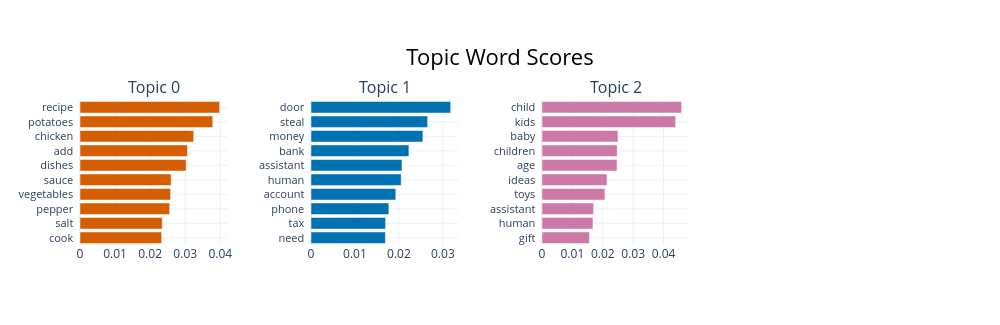

Write notebook code for a chart like this one.
### Markdown cell above
## 🔎 Per-Topic Word Score
▶️ Below are two ways to analyze a specific topic(s)'s top word scores for more in-depth analysis: bar charts and raw scores.<br>
👁️ Do the word score distributions help make sense of some of the most distinctive/relevant topics? <br>
🔄 Enter the topic indices that you are interested in analyzing.

📚 BERTopic [Visualize Terms](https://maartengr.github.io/BERTopic/getting_started/visualization/visualize_terms.html), [visualize_barchart()](https://maartengr.github.io/BERTopic/api/bertopic.html#bertopic._bertopic.BERTopic.visualize_barchart), [get_topic()](https://maartengr.github.io/BERTopic/api/bertopic.html#bertopic._bertopic.BERTopic.get_topic)

### Code cell
#| code-summary: 'Visualize a list of topics by their word scores'
topic_model.visualize_barchart( # (defaults)
    topics = [0, 1, 2],         # (None), list overrides top_n_topics
    top_n_topics = 8,           # (8)
    n_words = 10,               # (5)
    autoscale = True,           # (False), may not see all words otherwise!
)

### Figure 1 — Plotly figure (JSON) as saved in the notebook; plotly's stock layout.template omitted (floating-point values rounded to 4 significant figures)
{"data": [{"marker": {"color": "#D55E00"}, "orientation": "h", "type": "bar", "x": [0.02328, 0.02345, 0.02557, 0.02583, 0.02599, 0.03028, 0.03062, 0.03241, 0.03785, 0.03981], "xaxis": "x", "y": ["cook  ", "salt  ", "pepper  ", "vegetables  ", "sauce  ", "dishes  ", "add  ", "chicken  ", "potatoes  ", "recipe  "], "yaxis": "y"}, {"marker": {"color": "#0072B2"}, "orientation": "h", "type": "bar", "x": [0.01693, 0.01697, 0.01771, 0.01929, 0.02051, 0.0207, 0.02226, 0.02545, 0.02653, 0.03177], "xaxis": "x2", "y": ["need  ", "tax  ", "phone  ", "account  ", "human  ", "assistant  ", "bank  ", "money  ", "steal  ", "door  "], "yaxis": "y2"}, {"marker": {"color": "#CC79A7"}, "orientation": "h", "type": "bar", "x": [0.0156, 0.01678, 0.01699, 0.02071, 0.02139, 0.02468, 0.02474, 0.02501, 0.04399, 0.04596], "xaxis": "x3", "y": ["gift  ", "human  ", "assistant  ", "toys  ", "ideas  ", "age  ", "children  ", "baby  ", "kids  ", "child  "], "yaxis": "y3"}], "layout": {"annotations": [{"font": {"size": 16}, "showarrow": false, "text": "Topic 0", "x": 0.0875, "xanchor": "center", "xref": "paper", "y": 1, "yanchor": "bottom", "yref": "paper"}, {"font": {"size": 16}, "showarrow": false, "text": "Topic 1", "x": 0.3625, "xanchor": "center", "xref": "paper", "y": 1, "yanchor": "bottom", "yref": "paper"}, {"font": {"size": 16}, "showarrow": false, "text": "Topic 2", "x": 0.6375, "xanchor": "center", "xref": "paper", "y": 1, "yanchor": "bottom", "yref": "paper"}], "height": 325, "hoverlabel": {"bgcolor": "white", "font": {"family": "Rockwell", "size": 16}}, "showlegend": false, "title": {"font": {"color": "Black", "size": 22}, "text": "Topic Word Scores", "x": 0.5, "xanchor": "center", "yanchor": "top"}, "width": 1000, "xaxis": {"anchor": "y", "domain": [0, 0.175], "showgrid": true}, "xaxis2": {"anchor": "y2", "domain": [0.275, 0.45], "showgrid": true}, "xaxis3": {"anchor": "y3", "domain": [0.55, 0.725], "showgrid": true}, "xaxis4": {"anchor": "y4", "domain": [0.825, 1], "showgrid": true}, "yaxis": {"anchor": "x", "domain": [0, 1], "showgrid": true, "tickfont": {"size": 11}}, "yaxis2": {"anchor": "x2", "domain": [0, 1], "showgrid": true, "tickfont": {"size": 11}}, "yaxis3": {"anchor": "x3", "domain": [0, 1], "showgrid": true, "tickfont": {"size": 11}}, "yaxis4": {"anchor": "x4", "domain": [0, 1], "showgrid": true, "tickfont": {"size": 11}}}}
